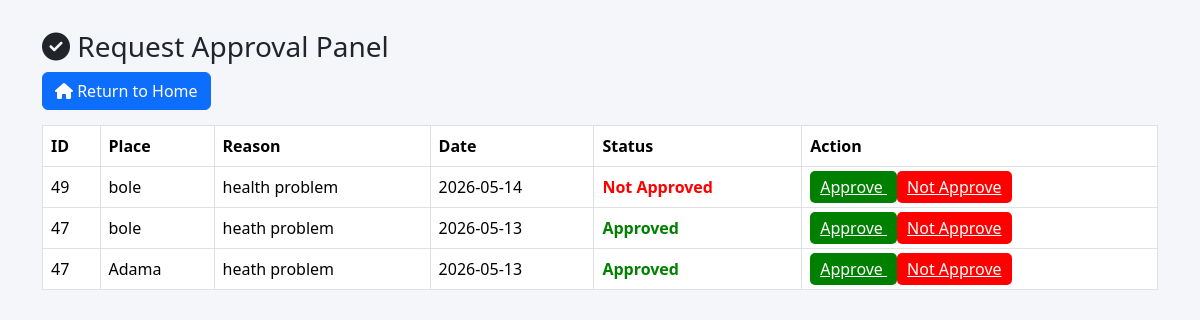
The app's page /view_request3.php with its own data.
### tables this page shows
CREATE TABLE `request` (
  `request_id` int(11) NOT NULL,
  `ID` int(15) NOT NULL,
  `place` text NOT NULL,
  `reason` text NOT NULL,
  `status` varchar(30) NOT NULL,
  `date` date NOT NULL
);

### view_request3.php (the view, shortened to what this page needs)
<?php
include('DB.php');
?>
<!DOCTYPE html>
<html lang="en">
<head>
<link href="css/bootstrap.min.css" rel="stylesheet">
<link href="font-awesome/css/font-awesome.min.css" rel="stylesheet">
</head>
<body>
<div class="container" style="margin-top:30px;">
<h3><i class="fa fa-check-circle"></i> Request Approval Panel</h3>
<a href="index4.php" class="btn btn-primary home-btn">
    <i class="fa fa-home"></i> Return to Home
</a>
<div class="panel panel-default">
<div class="panel-body">
<div class="table-responsive">
<table class="table table-bordered table-hover">
<thead>
<tr>
    <th>ID</th>
    <th>Place</th>
    <th>Reason</th>
    <th>Date</th>
    <th>Status</th>
    <th>Action</th>
</tr>
</thead>
<tbody>
<?php
$result = $conn->query("SELECT * FROM request ORDER BY date DESC");
while ($row = $result->fetch_assoc()) {
?>
<tr>
    <td><?= $row['ID'] ?></td>
    <td><?= $row['place'] ?></td>
    <td><?= $row['reason'] ?></td>
    <td><?= $row['date'] ?></td>
    <td>
        <?php
        if ($row['status'] == 'Approved') {
            echo "<span class='status-approved'>Approved</span>";
        } elseif ($row['status'] == 'Not Approved') {
            echo "<span class='status-rejected'>Not Approved</span>";
        } else {
            echo "<span class='status-pending'>Pending</span>";
        }
        ?>
    </td>
    <td>
        <a href="?approve=<?= $row['ID'] ?>" class="btn-approve">
            Approve
        </a>
        <a href="?reject=<?= $row['ID'] ?>" class="btn-reject">
            Not Approve
        </a>
    </td>
</tr>
<?php } ?>
</tbody>
</table>
</div>
</div>
</div>
</div>
</body>
</html>

### view_request3.php (style rules this page uses)
body { background:#f4f6f9; }
.table { background:white; }
.btn-approve { background:green; color:white; padding:5px 10px; border-radius:5px; }
.btn-reject { background:red; color:white; padding:5px 10px; border-radius:5px; }
.status-approved { color: green; font-weight: bold; }
.status-rejected { color: red; font-weight: bold; }
.home-btn { margin-bottom: 15px; display: inline-block; }

### records on screen
request: ID "49", place "bole", reason "health problem", date "2026-05-14", status "Not Approved"
request: ID "47", place "bole", reason "heath problem", date "2026-05-13", status "Approved"
request: ID "47", place "Adama", reason "heath problem", date "2026-05-13", status "Approved"
